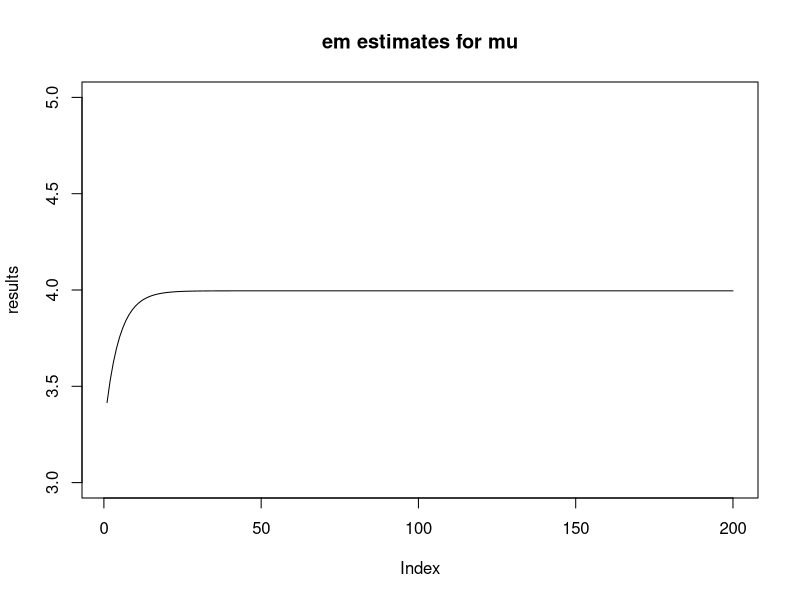

This figure's R source:

set.seed(123)
n = 100
mu = 4
sd = 3
x = rnorm(n, mu, sd)
c = 7

w = x[x<c]
wbar = mean(w)
m = sum(x>c)


N = 200
mu_new = wbar
results = numeric(N)
for(i in 1:N){
    results[i] = mu_new
    mu_old = mu_new
    mu_new = m*wbar/n + (n - m)*mu_old/n + (1/n)*sd*(dnorm(c - mu_old))/(1 - pnorm(c - mu_old)) 
    #print(mu_new)
}


print(tail(results))
plot(results, type = "l", main = "em estimates for mu", ylim = c(3,5))
